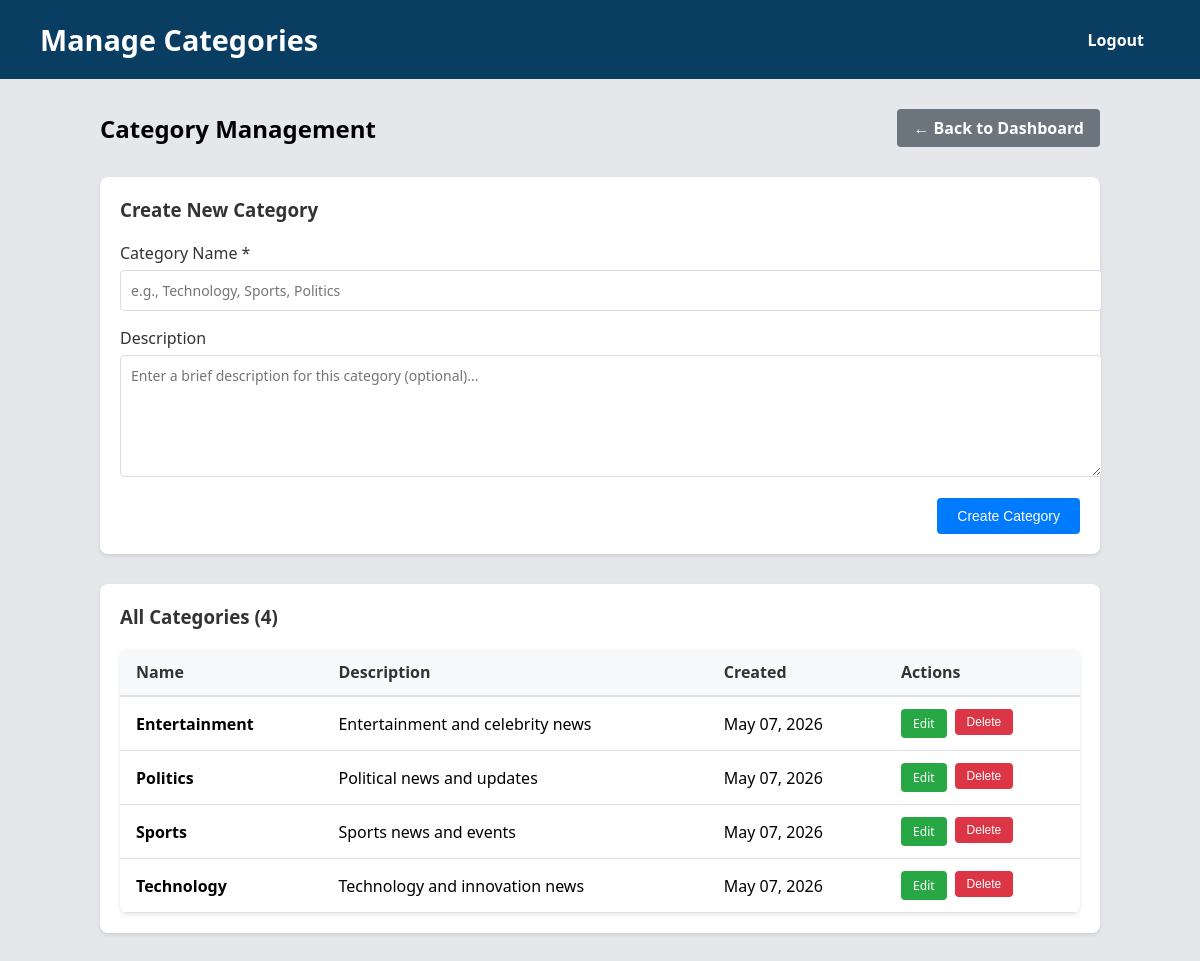
Screenshot of /manage_categories.php (signed in) with the database file from the repository.
### tables this page shows
CREATE TABLE IF NOT EXISTS categories (
  id INT AUTO_INCREMENT PRIMARY KEY,
  name VARCHAR(100) NOT NULL UNIQUE,
  description TEXT,
  created_at TIMESTAMP NOT NULL DEFAULT CURRENT_TIMESTAMP
);

### manage_categories.php (the view, shortened to what this page needs)
<?php
require 'db.php';
$categories = [];
$result = $conn->query("SELECT id, name, description, created_at FROM categories ORDER BY name ASC");
if ($result) {
    while ($row = $result->fetch_assoc()) {
        $categories[] = $row;
    }
}
$editCategory = null;
?>
<!DOCTYPE html>
<html lang="en">
<head>
    <link rel="stylesheet" href="style.css">
</head>
<body>
    <header>
        <h1>Manage Categories</h1>
        <div class="logout">
            <a href="logout.php">Logout</a>
        </div>
    </header>
    <div class="manage-categories-container">
        <div class="categories-header">
            <h2>Category Management</h2>
            <a href="admin_dashboard.php" class="back-link">← Back to Dashboard</a>
        </div>
        <div class="form-section">
            <h3><?php echo $editCategory ? 'Edit Category' : 'Create New Category'; ?></h3>
            <form method="POST" action="manage_categories.php">
                <div class="form-group">
                    <label for="name">Category Name *</label>
                    <input type="text" id="name" name="name" required maxlength="100"
                           value="<?php echo htmlspecialchars($editCategory['name'] ?? ''); ?>"
                           placeholder="e.g., Technology, Sports, Politics">
                </div>
                <div class="form-group">
                    <label for="description">Description</label>
                    <textarea id="description" name="description"
                              placeholder="Enter a brief description for this category (optional)..."><?php echo htmlspecialchars($editCategory['description'] ?? ''); ?></textarea>
                </div>
                <div class="form-actions">
                    <button type="submit" name="save_category" class="btn btn-primary">
                        <?php echo $editCategory ? 'Update Category' : 'Create Category'; ?>
                    </button>
                </div>
            </form>
        </div>
        <div class="form-section">
            <h3>All Categories (<?php echo count($categories); ?>)</h3>
            <?php if (empty($categories)): ?>
                <div class="empty-state">
                    <p>No categories found. Create your first category above.</p>
                </div>
            <?php else: ?>
                <table class="categories-table">
                    <thead>
                        <tr>
                            <th>Name</th>
                            <th>Description</th>
                            <th>Created</th>
                            <th>Actions</th>
                        </tr>
                    </thead>
                    <tbody>
                        <?php foreach ($categories as $cat): ?>
                            <tr>
                                <td><strong><?php echo htmlspecialchars($cat['name']); ?></strong></td>
                                <td><?php echo htmlspecialchars($cat['description'] ?? '-'); ?></td>
                                <td><?php echo date('M d, Y', strtotime($cat['created_at'])); ?></td>
                                <td>
                                    <div class="table-actions">
                                        <a href="manage_categories.php?edit_id=<?php echo $cat['id']; ?>" class="btn btn-sm btn-edit">Edit</a>
                                        <form method="POST" style="display: inline;" onsubmit="return confirm('Are you sure you want to delete this category?');">
                                            <button type="submit" name="delete_category" class="btn btn-sm btn-delete">Delete</button>
                                        </form>
                                    </div>
                                </td>
                            </tr>
                        <?php endforeach; ?>
                    </tbody>
                </table>
            <?php endif; ?>
        </div>
    </div>
</body>
</html>

### style.css (style rules this page uses)
body { font-family: 'Segoe UI', Tahoma, Geneva, Verdana, sans-serif; background: #e5e7eb; margin: 0; }
header { background-color: #0a3d62; color: #fff; padding: 20px 40px; display: flex; justify-content: space-between; align-items: center; }
header h1 { margin: 0; font-size: 1.8rem; }
header .logout a { color: #fff; background-color: #0a3d62; padding: 8px 16px; border-radius: 8px; text-decoration: none; font-weight: 600; transition: background 0.3s; }
.back-link { color: #1e40af; text-decoration: none; font-weight: 600; }

### manage_categories.php (style rules this page uses)
.manage-categories-container { max-width: 1000px; margin: 30px auto; padding: 0 20px; }
.categories-header { display: flex; justify-content: space-between; align-items: center; margin-bottom: 30px; flex-wrap: wrap; gap: 20px; }
.categories-header h2 { margin: 0; }
.back-link { display: inline-block; padding: 8px 16px; background: #6c757d; color: white; text-decoration: none; border-radius: 4px; transition: background 0.3s; }
.form-section { background: white; padding: 20px; border-radius: 8px; box-shadow: 0 2px 4px rgba(0,0,0,0.1); margin-bottom: 30px; }
.form-section h3 { margin-top: 0; margin-bottom: 20px; color: #333; }
.form-group { margin-bottom: 16px; }
.form-group label { display: block; margin-bottom: 6px; font-weight: 500; color: #333; }
.form-group input, .form-group textarea { width: 100%; padding: 10px; border: 1px solid #ddd; border-radius: 4px; font-size: 14px; font-family: inherit; }
.form-group textarea { resize: vertical; min-height: 100px; }
.form-actions { display: flex; gap: 10px; justify-content: flex-end; }
.btn { padding: 10px 20px; border: none; border-radius: 4px; font-size: 14px; cursor: pointer; transition: background 0.3s; }
.btn-primary { background: #007bff; color: white; }
.categories-table { width: 100%; border-collapse: collapse; background: white; border-radius: 8px; overflow: hidden; box-shadow: 0 2px 4px rgba(0,0,0,0.1); }
.categories-table thead { background: #f8f9fa; }
.categories-table th { padding: 12px 16px; text-align: left; font-weight: 600; color: #333; border-bottom: 2px solid #dee2e6; }
.categories-table td { padding: 12px 16px; border-bottom: 1px solid #dee2e6; }
.table-actions { display: flex; gap: 8px; }
.btn-sm { padding: 6px 12px; font-size: 12px; }
.btn-edit { background: #28a745; color: white; text-decoration: none; display: inline-block; border-radius: 4px; transition: background 0.3s; }
.btn-delete { background: #dc3545; color: white; border: none; cursor: pointer; border-radius: 4px; transition: background 0.3s; }

### rows the page displays
categories: name "Entertainment", description "Entertainment and celebrity news", created_at "May 07, 2026"
categories: name "Politics", description "Political news and updates", created_at "May 07, 2026"
categories: name "Sports", description "Sports news and events", created_at "May 07, 2026"
categories: name "Technology", description "Technology and innovation news", created_at "May 07, 2026"

### other values shown
count($categories) "4"
